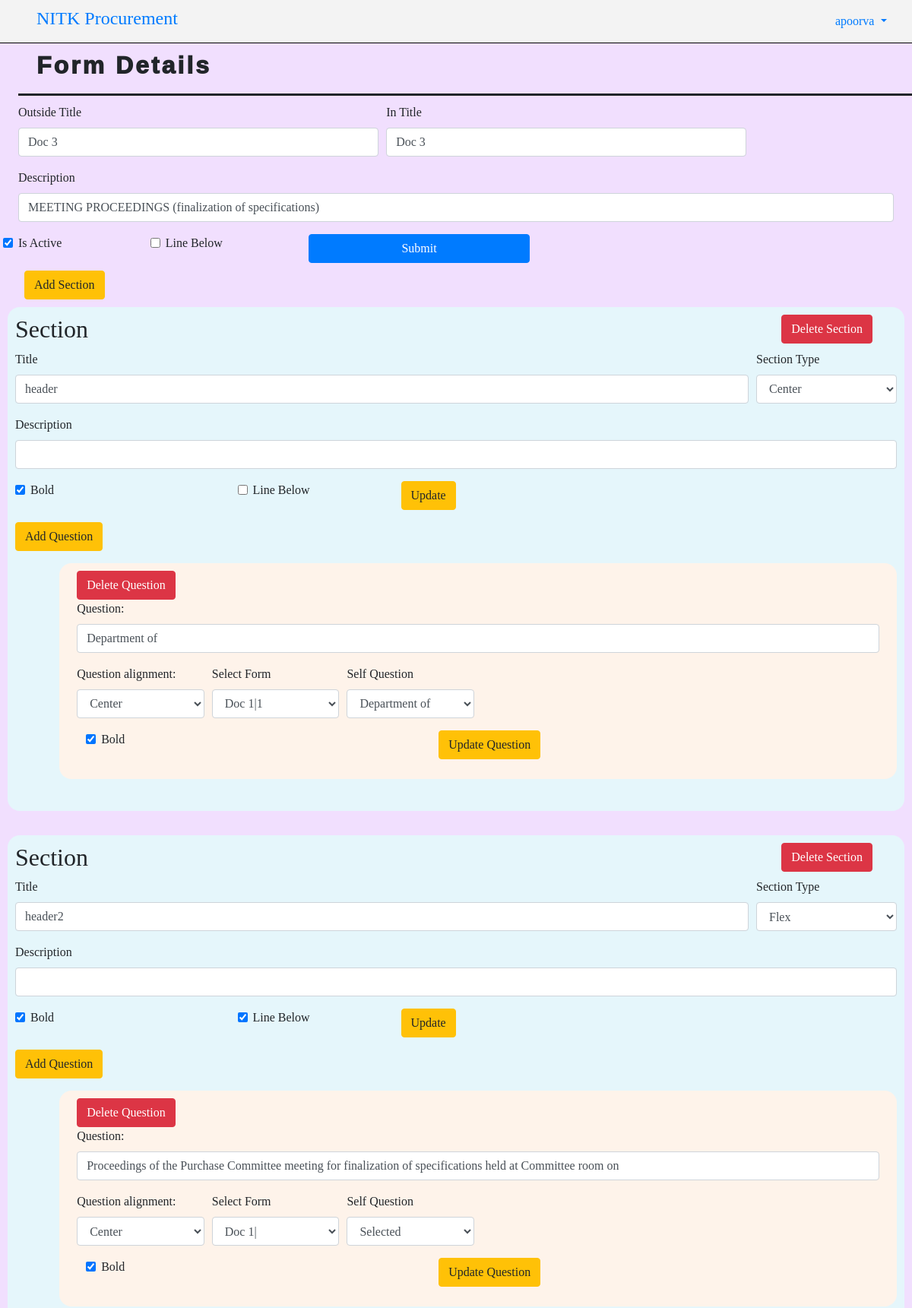
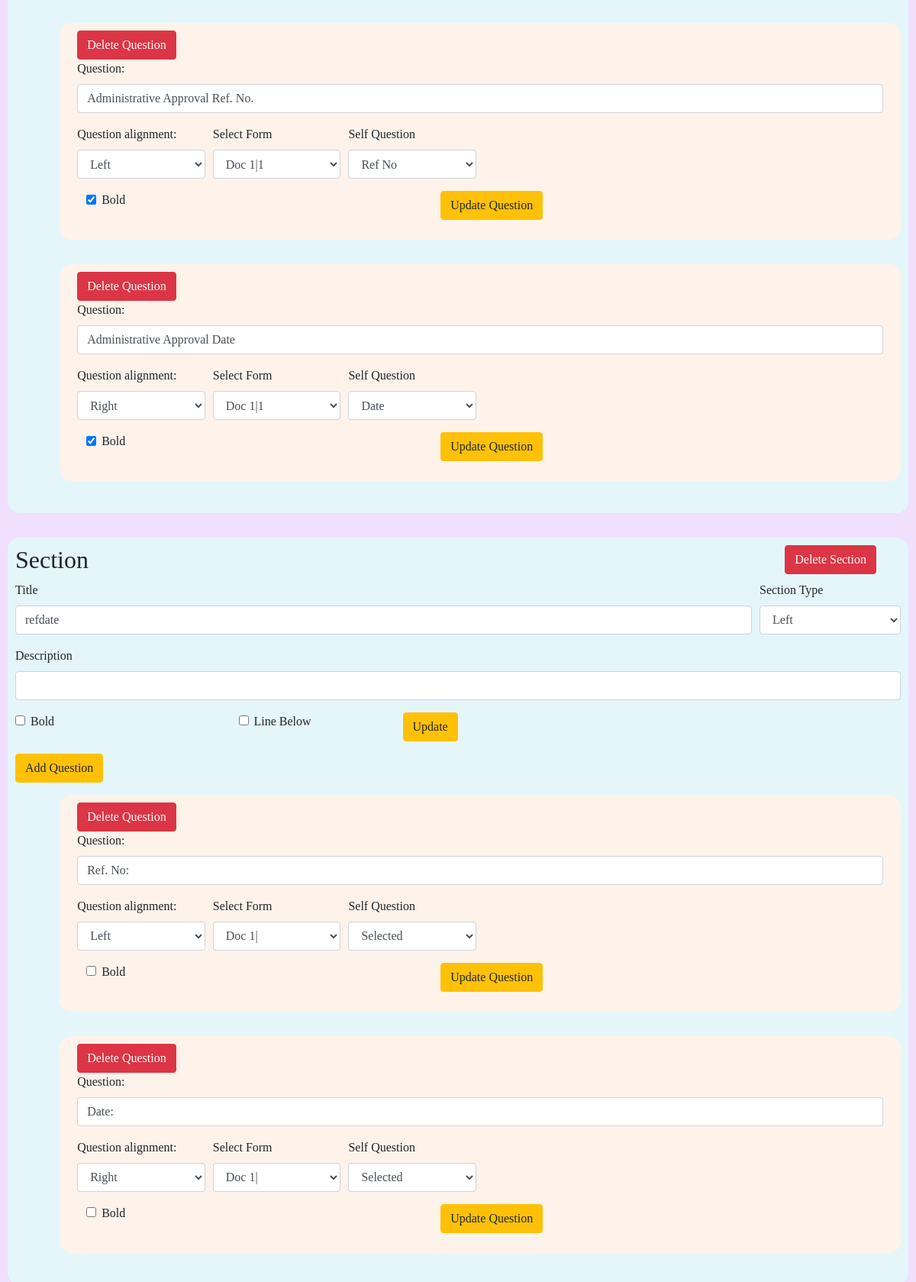
The page /create_section/3 (signed in, upper part) on the database its author committed (2 pictures, top to bottom).
### procurement/models.py (models this page shows, shortened)
class Form(models.Model) :
    form_owner = models.ForeignKey(User, on_delete=models.CASCADE, blank=True, null=True, related_name="created_forms")
    outside_title = models.CharField(max_length=100, null=True, blank=True)
    in_title = models.CharField(max_length=100, null=True, blank=True)
    description = models.TextField(null=True, blank=True)
    is_active = models.BooleanField(default=True)
    line_below=models.BooleanField(default=False)
    def __str__(self) :
        return self.outside_title

class Section(models.Model) :
    title = models.CharField(max_length=100, null=True, blank=True)
    description = models.TextField(null=True, blank=True)
    form = models.ForeignKey(Form, on_delete=models.CASCADE, related_name="sections")
    bold=models.BooleanField(default=False)
    section_type = models.CharField(max_length=50, choices=[('left', 'Left'),('center', 'Center'),('flex', 'Flex'),('table','Table')])
    line_below=models.BooleanField(default=False)

class Question(models.Model) :
    question = models.CharField(max_length=500)
    section = models.ForeignKey(Section, on_delete=models.CASCADE, related_name="questions")
    form = models.ForeignKey(Form, on_delete=models.CASCADE, related_name="questions")
    type = models.CharField(max_length=100, null=True, blank=True)
    self_question = models.ForeignKey('self', on_delete=models.CASCADE, null=True, blank=True, related_name="question_related")
    answer_required = models.BooleanField(default=True)
    option1 = models.CharField(max_length=100, null=True, blank=True)
    option2 = models.CharField(max_length=100, null=True, blank=True)
    option3 = models.CharField(max_length=100, null=True, blank=True)
    option4 = models.CharField(max_length=100, null=True, blank=True)
    bold=models.BooleanField(default=False)
    align_type=models.CharField(max_length=100, null=True, blank=True, choices=[('left', 'Left'),('right', 'Right'),('center', 'Center'),])
    img_input=models.BooleanField(default=False)

### procurement/views.py (the view, shortened to what this page needs)
# urls.py: path("create_section/<int:id>", views.create_section, name = "create_section"),
@user_passes_test(is_superuser)
def create_section(request, id):
    get_form = Form.objects.get(id=id)
    get_sections = get_form.sections.all()
    all_forms = Form.objects.filter(is_active = True)
    if request.method == "GET":
        return render(request, "procurement/create_section.html", {
            "form": get_form,
            "sections": get_sections,
            "all_forms": all_forms
        })

### procurement/views.py (called while the page is built)
def is_superuser(user):
    return user.is_superuser

### procurement/templates/procurement/create_section.html (shortened to what this page needs)
{% extends './layout.html' %}
{% load static %}
{% block body %}
<div class="form_full_details">
    <div class="form-header">
        <h2>Form Details</h2>
    </div>
    <div class="form_details">
        <form action="{% url 'edit_form' id=form.id %}" method="post" class="edit_form">
            <div class="form-row">
                <div class="form-group col-md-5">
                    <label for="outside_title">Outside Title</label>
                    <input type="text" name="outside_title"  class="form-control" value="{{form.outside_title}}">
                </div>
                <div class="form-group col-md-5">
                    <label for="in_title">In Title</label>
                    <input type="text" name="in_title"  class="form-control" value="{{form.in_title}}">
                </div>
            </div>
            <div class="form-group">
                <label for="description">Description</label>
                <input type="text" name="description"  class="form-control" value="{{form.description}}">
            </div>
            <div class="form-row">
                <div class="form-check col-md-2" style="display: flex;">
                    <label for="is_active" class="form-check-label">Is Active</label>
                    <input type="checkbox" name="is_active"  class="form-check-input" {% if form.is_active %}checked="checked"{% endif %}>
                </div>
                <div class="form-check col-md-2" style="display: flex;">
                    <label for="line_below" class="form-check-label">Line Below</label>
                    <input type="checkbox" name="line_below_for_form"  class="form-check-input" {% if form.line_below %}checked="checked"{% endif %}>
                </div>
                <button type="submit" class = "btn btn-primary col-md-3">Submit</button>
            </div>
        </form>
    </div>
    <button type="button" id="create-new-form" class="btn btn-warning add_sec_but">Add Section</button>
    <div class="all_sections_in_form">
        {% for section in sections %}
            <div class="each_section_in_form">
                <div class="sec">
                    <h2>Section</h2>
                    <form action="{% url 'delete_section' id=section.id %}" class="delete_section" method="post">
                        <button type="submit" class="btn btn-danger">Delete Section</button>
                    </form>
                </div>
                <form action="{% url 'edit_section' id=section.id %}"  class="edit_section" method="post" >
                    <div class="each_section_form">
                        <div class="form-row">
                            <div class="form-group col-md-10">
                                <label for="title">Title</label>
                                <input type="text" name="title"  value="{{section.title}}" class="form-control">
                            </div>
                            <div class="form-group col-md-2">
                                <label for="section_type">Section Type</label>
                                <select name="section_type" id="section_type" class="form-control">
                                    <option value="left" {% if section.section_type == "left" %}selected{% endif %}>Left</option>
                                    <option value="flex" {% if section.section_type == "flex" %}selected{% endif %}>Flex</option>
                                    <option value="center" {% if section.section_type == "center" %}selected{% endif %}>Center</option>
                                </select>
                            </div>
                        </div>
                        <div class="form-group">
                            <label for="description">Description</label>
                            <input type="text" name="description" id="description" value="{{section.description}}" class="form-control">
                        </div>
                        <div class="form-row">
                            <div class="div_flex form-group col-md-3" style="margin-left: 20px;">
                                <label for="bold">Bold</label>
                                <input type="checkbox" name="bold" id="bold" {% if section.bold %}checked="checked"{% endif %} class="form-check-input">
                            </div>
                            <div class="div_flex form-group col-md-2">
                                <label for="line_below">Line Below</label>
                                <input type="checkbox" name="line_below" {% if section.line_below %}checked="checked"{% endif %} class="form-check-input">
                            </div>
                            <div class="form-group col-md-3">
                                <button type="submit" class="btn btn-warning">Update</button>
                            </div>
                        </div>
                        <button type="button" id="{{section.id}}" class="btn btn-warning" onclick="addQuestionForm(this)" style="margin-bottom: 1rem;">Add Question</button>
                    </div>
                </form>
                {% for question in section.questions.all %}
                    <div class="each_question">
                        <form action="{% url 'delete_question' id=question.id %}" class="delete_question" method="post">
                            <button type="submit" class="btn btn-danger">Delete Question</button>
                        </form>
                        <form action="{% url 'edit_question' id=question.id %}" class="edit_section" method="post">
                            <div class="form-group">
                                <label for="question">Question: </label>
                                <input type="text" name="question" value="{{question.question}}" class="form-control">
                            </div>
                            <div class="form-row">
                                <div class="form-group col-md-2">
                                    <label for="align_type">Question alignment: </label>
                                    <select name="align_type" class="form-control">
                                        <option value="left" {% if question.align_type == "left" %}selected{% endif %}>Left</option>
                                        <option value="right" {% if question.align_type == "right" %}selected{% endif %}>Right</option>
                                        <option value="center" {% if question.align_type == "center" %}selected{% endif %}>Center</option>
                                    </select>
                                </div>
                                <div class="form-group col-md-2">
                                    <label for="self_question">Select Form</label>
                                    <select name="self_question"  onchange="sendPostRequest(this)" class="form-control">
                                        {% for form in all_forms %}
                                            <option value="{{form.id}}" {% if question.self_question %} {% if question.self_question.form.id == form.id %}selected{% endif %}{% endif %}>{{form}}|{{question.self_question.form.id}}</option>
                                        {% endfor %}
                                    </select>
                                </div>
                                <div class="form-group col-md-2">
                                    <label>Self Question</label>
                                    <select name="questions" class="questions form-control">
                                        <option value="" selected disabled>Selected</option>
                                        {% for q in question.self_question.form.questions.all %}
                                            <option value="{{q.id}}" {% if question.self_question %}{% if question.self_question.id == q.id %}selected{% endif %}{% endif %}>{{q.question}}</option>
                                        {% endfor %}
                                    </select>
                                </div>
                            </div>
                            <div class="form-row">
                                <div class="form-group col-md-5" style="display: flex; margin-left: 2rem;">
                                    <label >Bold</label>
                                    <input type="checkbox" name="bold_ques" {% if question.bold %}checked="checked"{% endif %} class="form-check-input">
                                </div>
                                <div class="form-group col-md-6">
                                    <button type="submit" class="btn btn-warning">Update Question</button>
                                </div>
                            </div>
                        </form>
                    </div>
                {% endfor %}
            </div>
        {% endfor %}
    </div>
</div>
{% endblock %}

### procurement/templates/procurement/layout.html (shortened to what this page needs)
<!DOCTYPE html>
<html>
    <head>
        <!-- {% load static %}
        <link rel="stylesheet" type="text/css" href="../../static/index.css" />  -->
        <link rel="stylesheet" href="https://cdn.jsdelivr.net/npm/bootstrap@4.3.1/dist/css/bootstrap.min.css">
        <link href="https://stackpath.bootstrapcdn.com/bootstrap/4.5.2/css/bootstrap.min.css" rel="stylesheet">
    </head>
    <body style="background-color: rgb(248, 248, 248);">
        <nav class="navbar navbar-expand-lg" style="background-color: #e7e6e647; border-bottom: 1px solid black;">
          <a class="navbar-brand" href="#" style="text-align: center;"><h4><a href="{% url 'home' %}">NITK Procurement</a></h4></a>
          <div class="collapse navbar-collapse" id="navbarNav">
              <ul class="navbar-nav ml-auto" style="margin-right: 1%;">
                  <li class="nav-item dropdown">
                      <a class="nav-link dropdown-toggle" href="#" id="navbarDropdown" role="button" data-toggle="dropdown" aria-haspopup="true" aria-expanded="false">
                          {{user.username}}
                      </a>
                  </li>
              </ul>
          </div>
        </nav>
        {% block body %}
        {% endblock %}
    </body>
</html>

### procurement/templates/procurement/layout.html (style rules this page uses)
body { font-family: "Times New Roman", Times, serif; }

### procurement/templates/procurement/create_section.html (style rules this page uses)
.form_full_details { background: rgb(241, 223, 254); }
.form_details { padding: 10px 2%; }
.all_sections_in_form { padding: 10px; display: grid; gap: 2rem; }
.each_section_in_form { background: rgb(229, 246, 251); padding: 10px; border-radius: 1rem; }
.div_flex { display: flex; }
.each_question { padding: 10px 2%; margin-left: 5%; margin-bottom: 2rem; background: rgb(254, 243, 234); border-radius: 1rem; }
.delete_question > button { left: 10rem; right: 10rem; }
.sec { display: flex; justify-content: space-between; margin-right: 2rem; }
.form-header { margin-left: 2%; padding: 10px 2%; border-bottom: solid; }
.form-header>h2 { font-weight: 1000; letter-spacing: 3px; font-family:'Gill Sans', 'Gill Sans MT', Calibri, 'Trebuchet MS', sans-serif; }
.add_sec_but { margin-left: 2rem; }

### rows shown on the page
Form: outside_title "Doc 3", in_title "Doc 3", description "MEETING PROCEEDINGS (finalization of specifications)", is_active "☑"
Section: title "header", section_type "Center", bold "☑"
Question: question "Department of", align_type "Center", self_question "Doc 1|1", questions "Department of", bold "☑"
Section: title "header2", section_type "Flex", bold "☑", line_below "☑"
Question: question "Proceedings of the Purchase Committee meeting for finalization of specifications held at Committee room on", align_type "Center", bold "☑"
Question: question "Administrative Approval Ref. No.", align_type "Left", self_question "Doc 1|1", questions "Ref No", bold "☑"
Question: question "Administrative Approval Date", align_type "Right", self_question "Doc 1|1", questions "Date", bold "☑"
Section: title "refdate", section_type "Left"
Question: question "Ref. No:", align_type "Left"
Question: question "Date:", align_type "Right"

### other values the page prints
{{ user.username }} "apoorva"
form field self_question "Doc 1|"
